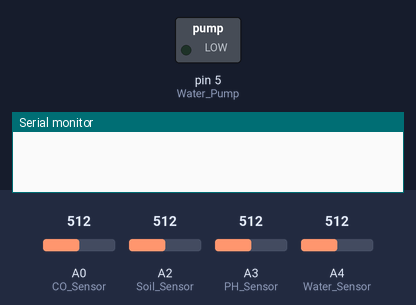
Bench run of a sketch on a simulated Arduino Uno, built with avr-gcc and run on an emulated ATmega328P. On the bench: switched loads named in the sketch (green lamp = pin HIGH), the last lines printed to the serial monitor. The inputs (shaded band) are chosen by the test bench; at power-on: A0 (CO_Sensor) = 512, A2 (Soil_Sensor) = 512, A3 (PH_Sensor) = 512, A4 (Water_Sensor) = 512.

Above: at 0.1 s.
At 10.2 s:
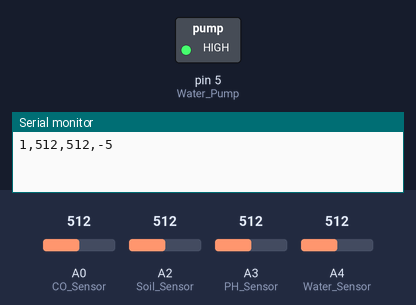
Timing chart, 0 to 11.7 s (numbered marks = the images above):
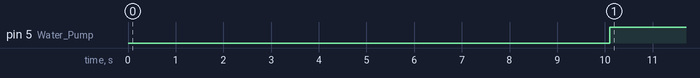

The sketch:

smartfarm1_Not_temperature_.ino
```cpp
#include  <Stepper.h>
#define Vref 4.95 // PH
const int stepsPerRevolution=600;

Stepper myStepper(stepsPerRevolution, 9, 10, 11, 12);

int CO_Sensor = A0;
int Soil_Sensor = A2;
int PH_Sensor = A3;
int Water_Sensor = A4;
int Water_Pump = 5;
int water_read = 1, window_read = 1;
unsigned long int PHavgValue; //PH 센서 평균

void setup() {
  myStepper.setSpeed(60);
  Serial.begin(9600);
  //pinMode(PH_Sensor, INPUT);
  pinMode(Water_Pump, OUTPUT);
}

void loop() {
  int PH_Value = readPH();  // PH
  int Soil_Value = analogRead(Soil_Sensor); // 0에 가까울수록 수분이 많고, 1023에 가까울수록 수분이 적다
  int CO_Value = analogRead(CO_Sensor);
  delay(10000);
  Serial.println("1,"+String(CO_Value)+","+String(Soil_Value)+","+String(PH_Value));
  if(Serial.available()>0){
    String type = Serial.readStringUntil('\n');
    if(type.charAt(0) == '<' and type.charAt(type.length()-2) == '>'){
      int first = type.indexOf("<");
      int second = type.indexOf(",",first+1);
      int third = type.indexOf(">",second);
//      String water = type.substring(first+1,second);
//      water_read = water.toInt();
      String window = type.substring(second+1,third);
      window_read = window.toInt();
    }
  }
  if(water_read == 1){
    int Water_Depth = analogRead(Water_Sensor);
    if(Water_Depth < 10){
      digitalWrite(Water_Pump, LOW);
    }else{
      digitalWrite(Water_Pump, HIGH);
    }
  }else if(water_read == 0){
    digitalWrite(Water_Pump, LOW);
  }

  if(window_read == 1){
    while(window_read == 0){
      myStepper.step(-stepsPerRevolution);
      delay(100);
    }
    window_read = -1;
  }
  else if(window_read == 0){
    while(window_read == 1){
      myStepper.step(stepsPerRevolution);
      delay(100);
    }
    window_read = -1;
  }
}

int readPH(){
  float sensorValue;
    int m;
    long sensorSum;
    int buf[10];
  for(int i=0;i<10;i++)
  {
    buf[i]=analogRead(PH_Sensor);
    delay(10);
  }
  for(int i=0;i<9;i++)
  {
    for(int j=i+1;j<10;j++)
    {
      if(buf[i]>buf[j])
      {
        int temp=buf[i];
        buf[i]=buf[j];
        buf[j]=temp;
      }
    }
  }
  PHavgValue=0;
  for(int i=2;i<8;i++)
    PHavgValue+=buf[i];
  sensorValue = PHavgValue/6;
  sensorValue = 7-1000*(sensorValue-365)*Vref/59.16/1023,2;
  return sensorValue;
}
```

Measured:
- by itself, pin 5 (Water_Pump): LOW → HIGH at 10.1 s
